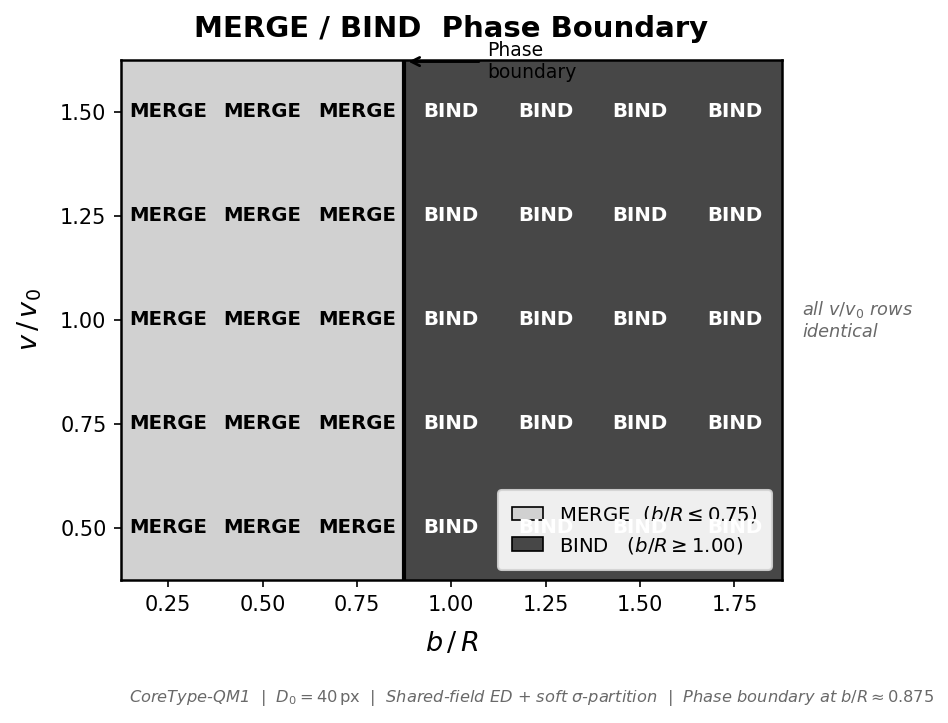

This chart was generated by the following Python code:
import numpy as np
import matplotlib
matplotlib.use('Agg')
import matplotlib.pyplot as plt
import matplotlib.patches as mpatches
from matplotlib.ticker import FixedLocator, FixedFormatter

# ── Grid definition ───────────────────────────────────────────────────────────
b_over_R = np.array([0.25, 0.50, 0.75, 1.00, 1.25, 1.50, 1.75])
v_over_v0 = np.array([0.50, 0.75, 1.00, 1.25, 1.50])

NX = len(b_over_R)    # 7 columns
NY = len(v_over_v0)   # 5 rows

# ── Phase assignment: MERGE=0 for b/R <= 0.75, BIND=1 for b/R >= 1.00 ────────
# All rows identical (velocity has no effect in this regime)
row_pattern = np.where(b_over_R <= 0.75, 0.0, 1.0)   # 0=MERGE, 1=BIND
grid = np.tile(row_pattern, (NY, 1))                  # shape (NY, NX)

# ── Grayscale colormap: light gray = MERGE, dark gray = BIND ─────────────────
from matplotlib.colors import ListedColormap, BoundaryNorm
MERGE_GRAY = 0.82    # light
BIND_GRAY  = 0.28    # dark
cmap_2 = ListedColormap([
    [MERGE_GRAY, MERGE_GRAY, MERGE_GRAY],
    [BIND_GRAY,  BIND_GRAY,  BIND_GRAY ],
])
norm_2 = BoundaryNorm([0, 0.5, 1], ncolors=2)

# ── Figure ────────────────────────────────────────────────────────────────────
fig, ax = plt.subplots(figsize=(7.2, 4.8))
fig.patch.set_facecolor('white')
ax.set_facecolor('white')

# pcolormesh gives cell-centred placement from edges
x_edges = np.append(b_over_R  - 0.125, b_over_R[-1]  + 0.125)
y_edges = np.append(v_over_v0 - 0.125, v_over_v0[-1] + 0.125)

mesh = ax.pcolormesh(x_edges, y_edges, grid,
                     cmap=cmap_2, norm=norm_2,
                     linewidth=0, rasterized=False)

# ── Phase boundary: vertical line between b/R = 0.75 and 1.00 ────────────────
boundary_x = 0.875   # midpoint of 0.75 and 1.00
ax.axvline(x=boundary_x, color='black', linewidth=2.0, linestyle='-', zorder=5)

# ── Cell text labels ──────────────────────────────────────────────────────────
for ix, bR in enumerate(b_over_R):
    for iy, vv in enumerate(v_over_v0):
        label = 'MERGE' if bR <= 0.75 else 'BIND'
        txt_color = 'black' if bR <= 0.75 else 'white'
        ax.text(bR, vv, label,
                ha='center', va='center',
                fontsize=9.5, fontweight='bold',
                color=txt_color, zorder=6)

# ── "Phase boundary" annotation ───────────────────────────────────────────────
ax.annotate('Phase\nboundary',
            xy=(boundary_x, v_over_v0[-1] + 0.12),
            xytext=(boundary_x + 0.22, v_over_v0[-1] + 0.12),
            ha='left', va='center', fontsize=9, color='black',
            arrowprops=dict(arrowstyle='->', color='black',
                            lw=1.3, mutation_scale=10),
            annotation_clip=False)

# ── "All rows identical" annotation (right side) ─────────────────────────────
# annotation_clip is not a valid kwarg for ax.text; omit it here
ax.text(b_over_R[-1] + 0.18, np.mean(v_over_v0),
        'all $v/v_0$ rows\nidentical',
        ha='left', va='center', fontsize=8.5, color='dimgray',
        style='italic',
        transform=ax.transData)

# ── Axis formatting ───────────────────────────────────────────────────────────
ax.set_xlim(x_edges[0], x_edges[-1])
ax.set_ylim(y_edges[0], y_edges[-1])

ax.set_xticks(b_over_R)
ax.set_xticklabels([f'{v:.2f}' for v in b_over_R], fontsize=10)
ax.set_yticks(v_over_v0)
ax.set_yticklabels([f'{v:.2f}' for v in v_over_v0], fontsize=10)

ax.set_xlabel(r'$b\,/\,R$', fontsize=13, labelpad=8)
ax.set_ylabel(r'$v\,/\,v_0$', fontsize=13, labelpad=8)

# No gridlines
ax.grid(False)

# Thin black border
for sp in ax.spines.values():
    sp.set_linewidth(1.2)
    sp.set_color('black')

# ── Legend patches ────────────────────────────────────────────────────────────
merge_patch = mpatches.Patch(
    facecolor=[MERGE_GRAY]*3, edgecolor='black', linewidth=0.8,
    label=r'MERGE  ($b/R \leq 0.75$)')
bind_patch  = mpatches.Patch(
    facecolor=[BIND_GRAY]*3,  edgecolor='black', linewidth=0.8,
    label=r'BIND   ($b/R \geq 1.00$)')
ax.legend(handles=[merge_patch, bind_patch],
          fontsize=9.5, loc='lower right',
          framealpha=0.92, edgecolor='lightgray',
          handlelength=1.6, borderpad=0.7)

# ── Title ─────────────────────────────────────────────────────────────────────
ax.set_title('MERGE / BIND  Phase Boundary',
             fontsize=14, fontweight='bold', pad=11)

# ── Caption ───────────────────────────────────────────────────────────────────
fig.text(0.50, 0.005,
         r'CoreType-QM1  |  $D_0 = 40\,\mathrm{px}$  |  '
         r'Shared-field ED + soft $\sigma$-partition  |  '
         r'Phase boundary at $b/R \approx 0.875$',
         ha='center', va='bottom', fontsize=7.8,
         color='dimgray', style='italic')

fig.tight_layout(rect=[0, 0.04, 0.88, 1.0])
out = r'C:\Users\allen\OneDrive\Desktop\merge_bind_phase_boundary.png'
fig.savefig(out, dpi=150, bbox_inches='tight')
print(f'SUCCESS: saved to {out}')
